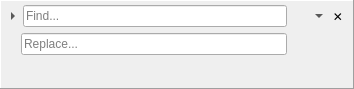
<?xml version="1.0" encoding="UTF-8"?>
<ui version="4.0">
 <class>FindReplaceBar</class>
 <widget class="QFrame" name="FindReplaceBar">
  <property name="geometry">
   <rect>
    <x>0</x>
    <y>0</y>
    <width>354</width>
    <height>89</height>
   </rect>
  </property>
  <property name="minimumSize">
   <size>
    <width>280</width>
    <height>0</height>
   </size>
  </property>
  <property name="autoFillBackground">
   <bool>true</bool>
  </property>
  <property name="frameShape">
   <enum>QFrame::Panel</enum>
  </property>
  <property name="frameShadow">
   <enum>QFrame::Raised</enum>
  </property>
  <property name="sizeGripEnabled" stdset="0">
   <bool>true</bool>
  </property>
  <layout class="QVBoxLayout" name="mainLayout" stretch="0,0,0">
   <property name="spacing">
    <number>2</number>
   </property>
   <property name="leftMargin">
    <number>4</number>
   </property>
   <property name="topMargin">
    <number>4</number>
   </property>
   <property name="rightMargin">
    <number>4</number>
   </property>
   <property name="bottomMargin">
    <number>4</number>
   </property>
   <item>
    <layout class="QHBoxLayout" name="findRow" stretch="0,1,0,0">
     <property name="spacing">
      <number>2</number>
     </property>
     <item>
      <widget class="QToolButton" name="expandButton">
       <property name="minimumSize">
        <size>
         <width>16</width>
         <height>22</height>
        </size>
       </property>
       <property name="maximumSize">
        <size>
         <width>16</width>
         <height>22</height>
        </size>
       </property>
       <property name="toolTip">
        <string>Toggle Replace</string>
       </property>
       <property name="autoRaise">
        <bool>true</bool>
       </property>
       <property name="arrowType">
        <enum>Qt::RightArrow</enum>
       </property>
      </widget>
     </item>
     <item>
      <widget class="QLineEdit" name="searchEdit">
       <property name="placeholderText">
        <string>Find...</string>
       </property>
       <property name="clearButtonEnabled">
        <bool>true</bool>
       </property>
      </widget>
     </item>
     <item>
      <widget class="QToolButton" name="findButton">
       <property name="minimumSize">
        <size>
         <width>36</width>
         <height>22</height>
        </size>
       </property>
       <property name="maximumSize">
        <size>
         <width>36</width>
         <height>22</height>
        </size>
       </property>
       <property name="toolTip">
        <string>Next (Enter)</string>
       </property>
       <property name="iconSize">
        <size>
         <width>12</width>
         <height>12</height>
        </size>
       </property>
       <property name="popupMode">
        <enum>QToolButton::MenuButtonPopup</enum>
       </property>
       <property name="autoRaise">
        <bool>true</bool>
       </property>
      </widget>
     </item>
     <item>
      <widget class="QToolButton" name="closeButton">
       <property name="minimumSize">
        <size>
         <width>22</width>
         <height>22</height>
        </size>
       </property>
       <property name="maximumSize">
        <size>
         <width>22</width>
         <height>22</height>
        </size>
       </property>
       <property name="toolTip">
        <string>Close (Escape)</string>
       </property>
       <property name="iconSize">
        <size>
         <width>12</width>
         <height>12</height>
        </size>
       </property>
       <property name="text">
        <string notr="true">✕</string>
       </property>
       <property name="autoRaise">
        <bool>true</bool>
       </property>
      </widget>
     </item>
    </layout>
   </item>
   <item>
    <widget class="QFrame" name="replaceRow">
     <property name="frameShape">
      <enum>QFrame::NoFrame</enum>
     </property>
     <property name="lineWidth">
      <number>0</number>
     </property>
     <layout class="QHBoxLayout" name="replaceLayout" stretch="0,1,0,0,0">
      <property name="spacing">
       <number>2</number>
      </property>
      <property name="leftMargin">
       <number>0</number>
      </property>
      <property name="topMargin">
       <number>0</number>
      </property>
      <property name="rightMargin">
       <number>0</number>
      </property>
      <property name="bottomMargin">
       <number>0</number>
      </property>
      <item>
       <spacer name="expandSpacer">
        <property name="orientation">
         <enum>Qt::Horizontal</enum>
        </property>
        <property name="sizeType">
         <enum>QSizePolicy::Fixed</enum>
        </property>
        <property name="sizeHint" stdset="0">
         <size>
          <width>16</width>
          <height>22</height>
         </size>
        </property>
       </spacer>
      </item>
      <item>
       <widget class="QLineEdit" name="replaceEdit">
        <property name="placeholderText">
         <string>Replace...</string>
        </property>
        <property name="clearButtonEnabled">
         <bool>true</bool>
        </property>
       </widget>
      </item>
      <item>
       <widget class="QToolButton" name="replaceButton">
        <property name="minimumSize">
         <size>
          <width>22</width>
          <height>22</height>
         </size>
        </property>
        <property name="maximumSize">
         <size>
          <width>22</width>
          <height>22</height>
         </size>
        </property>
        <property name="toolTip">
         <string>Replace</string>
        </property>
        <property name="iconSize">
         <size>
          <width>16</width>
          <height>16</height>
         </size>
        </property>
        <property name="autoRaise">
         <bool>true</bool>
        </property>
       </widget>
      </item>
      <item>
       <widget class="QToolButton" name="replaceAllButton">
        <property name="minimumSize">
         <size>
          <width>22</width>
          <height>22</height>
         </size>
        </property>
        <property name="maximumSize">
         <size>
          <width>22</width>
          <height>22</height>
         </size>
        </property>
        <property name="toolTip">
         <string>Replace All</string>
        </property>
        <property name="iconSize">
         <size>
          <width>16</width>
          <height>16</height>
         </size>
        </property>
        <property name="autoRaise">
         <bool>true</bool>
        </property>
       </widget>
      </item>
      <item>
       <spacer name="horizontalSpacer_2">
        <property name="orientation">
         <enum>Qt::Horizontal</enum>
        </property>
        <property name="sizeType">
         <enum>QSizePolicy::Fixed</enum>
        </property>
        <property name="sizeHint" stdset="0">
         <size>
          <width>14</width>
          <height>20</height>
         </size>
        </property>
       </spacer>
      </item>
     </layout>
    </widget>
   </item>
   <item>
    <layout class="QHBoxLayout" name="horizontalLayout" stretch="0,0,1">
     <property name="spacing">
      <number>2</number>
     </property>
     <item>
      <widget class="QToolButton" name="matchCaseButton">
       <property name="minimumSize">
        <size>
         <width>22</width>
         <height>22</height>
        </size>
       </property>
       <property name="maximumSize">
        <size>
         <width>22</width>
         <height>22</height>
        </size>
       </property>
       <property name="toolTip">
        <string>Match Case</string>
       </property>
       <property name="iconSize">
        <size>
         <width>16</width>
         <height>16</height>
        </size>
       </property>
       <property name="checkable">
        <bool>true</bool>
       </property>
       <property name="autoRaise">
        <bool>true</bool>
       </property>
      </widget>
     </item>
     <item>
      <widget class="QToolButton" name="matchWordButton">
       <property name="minimumSize">
        <size>
         <width>22</width>
         <height>22</height>
        </size>
       </property>
       <property name="maximumSize">
        <size>
         <width>22</width>
         <height>22</height>
        </size>
       </property>
       <property name="toolTip">
        <string>Match Whole Word</string>
       </property>
       <property name="iconSize">
        <size>
         <width>16</width>
         <height>16</height>
        </size>
       </property>
       <property name="checkable">
        <bool>true</bool>
       </property>
       <property name="autoRaise">
        <bool>true</bool>
       </property>
      </widget>
     </item>
     <item>
      <spacer name="horizontalSpacer">
       <property name="orientation">
        <enum>Qt::Horizontal</enum>
       </property>
       <property name="sizeHint" stdset="0">
        <size>
         <width>40</width>
         <height>20</height>
        </size>
       </property>
      </spacer>
     </item>
    </layout>
   </item>
  </layout>
 </widget>
 <resources/>
 <connections/>
</ui>
